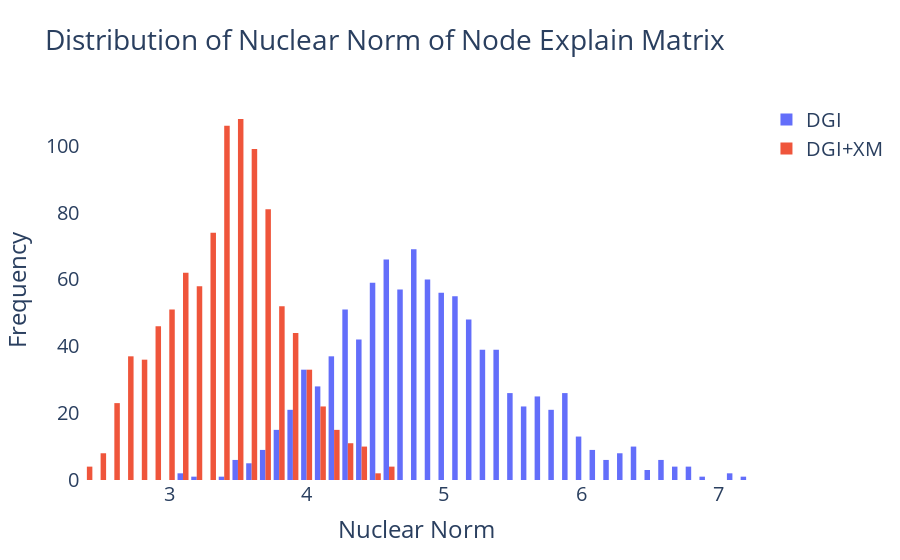

Notebook cell for this chart:
### Code cell
fig = go.Figure()

fig.add_trace(go.Histogram(x = norm_og, 
                           name = 'DGI'))
fig.add_trace(go.Histogram(x = norm_plus, 
                           name = 'DGI+XM'))


fig.update_layout(title_text = 'Distribution of Nuclear Norm of Node Explain Matrix', 
                  xaxis_title_text = 'Nuclear Norm', 
                  yaxis_title_text = 'Frequency', 
                  paper_bgcolor = 'white', 
                  plot_bgcolor = 'white', 
                  font = dict(size = 20))
fig.show()

### Figure 1 — Plotly figure (JSON) as saved in the notebook; plotly's stock layout.template omitted (floating-point values rounded to 4 significant figures; data arrays with more than 128 entries replaced by an {"elided": "..."} marker saying what was removed)
{"data": [{"name": "DGI", "type": "histogram", "x": {"elided": "986 float values"}}, {"name": "DGI+XM", "type": "histogram", "x": {"elided": "986 float values"}}], "layout": {"font": {"size": 20}, "paper_bgcolor": "white", "plot_bgcolor": "white", "title": {"text": "Distribution of Nuclear Norm of Node Explain Matrix"}, "xaxis": {"title": {"text": "Nuclear Norm"}}, "yaxis": {"title": {"text": "Frequency"}}}}
